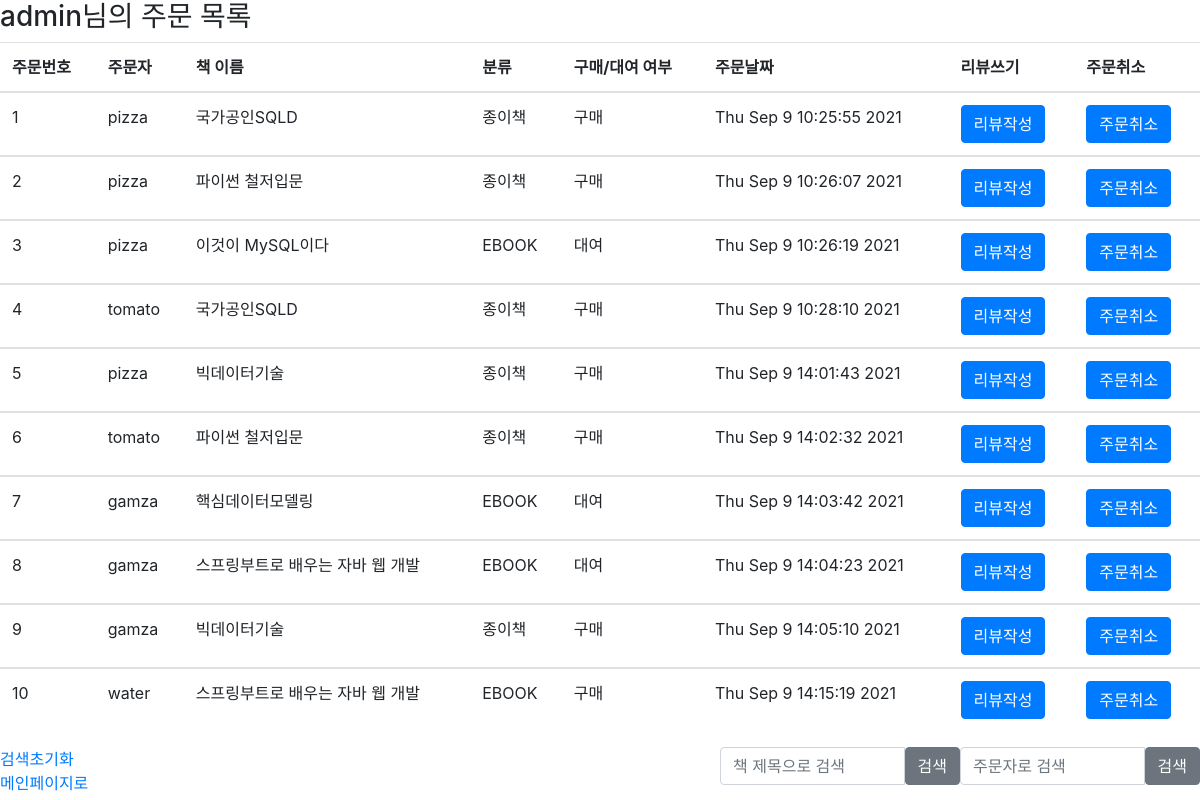
/order/list (signed in), run on the app's committed database.
### models/mem_model.py (models this page shows)
class Order(db.Model):
    order_no = db.Column(db.Integer, primary_key=True)
    orderer = db.Column(db.String(20), db.ForeignKey('member.id', ondelete='CASCADE'))
    book_title = db.Column(db.String(20), nullable=False)
    book_type = db.Column(db.String(20), nullable=False)
    buy_rental = db.Column(db.String(20), nullable=False)
    date = db.Column(db.DateTime(), nullable=False)
    expire = db.Column(db.DateTime())
    member = db.relationship('Member', backref=db.backref('order_set'))

### routes/ord_route.py (the view)
@bp.route('/list')
def list():
    olist = service.getAll()
    return render_template('order/list.html', olist = olist)

### models/mem_model.py (called while the page is built)
    def getAll(self):
        return Order.query.order_by(Order.order_no.asc())

### templates/order/list.html (shortened to what this page needs)
<!DOCTYPE html>
<html lang="en">
<head>
    <link href="{{ url_for('static', filename='bootstrap.min.css') }}" rel="stylesheet">
</head>
<body>
<h3>{{session.login_id}}님의 주문 목록</h3>
<table class="table" id="list-table">
    <thead>
        <tr>
            <th scope="col">주문번호</th>
            <th scope="col">주문자</th>
            <th scope="col">책 이름</th>
            <th scope="col">분류</th>
            <th scope="col">구매/대여 여부</th>
            <th scope="col">주문날짜</th>
            <th scope="col">리뷰쓰기</th>
            <th scope="col">주문취소</th>
        </tr>
    </thead>
    {% for o in olist %}
    <tbody>
        <tr>
            <td>{{o.order_no}}</td>
            <td>{{o.orderer}}</td>
            <td>{{o.book_title}}</td>
            <td>{{o.book_type}}</td>
            <td>{{o.buy_rental}}</td>
            <td>{{o.date.strftime("%c")}}</td>
            <td><input type="button" value="리뷰작성" class="btn-primary btn"></td>
            <td><input type="button" value="주문취소" class="btn-primary btn"></td>
        </tr>
    {% endfor %}
    </tbody>
</table>
<form name="f">
    <div class="input-group">
        <input type="text" class="form-control" name="orderer" placeholder="주문자로 검색" >
        <span class="input-group-btn">
            <button class="btn btn-secondary" type="button" onclick="a()">검색</button>
        </span>
    </div>
    <div class="input-group">
        <input type="text" class="form-control" name="book_title" placeholder="책 제목으로 검색">
        <span class="input-group-btn">
            <button class="btn btn-secondary" type="button" onclick="b()">검색</button>
        </span>
    </div>
</form>
<a href="/order/myOrder">검색초기화</a><br>
<a href="/">메인페이지로</a>
</body>
</html>

### templates/order/list.html (style rules this page uses)
div.input-group { width: 20%; float: right; }

### data on the page
Order: order_no "1", orderer "pizza", book_title "국가공인SQLD", book_type "종이책", buy_rental "구매", date "Thu Sep 9 10:25:55 2021"
Order: order_no "2", orderer "pizza", book_title "파이썬 철저입문", book_type "종이책", buy_rental "구매", date "Thu Sep 9 10:26:07 2021"
Order: order_no "3", orderer "pizza", book_title "이것이 MySQL이다", book_type "EBOOK", buy_rental "대여", date "Thu Sep 9 10:26:19 2021"
Order: order_no "4", orderer "tomato", book_title "국가공인SQLD", book_type "종이책", buy_rental "구매", date "Thu Sep 9 10:28:10 2021"
Order: order_no "5", orderer "pizza", book_title "빅데이터기술", book_type "종이책", buy_rental "구매", date "Thu Sep 9 14:01:43 2021"
Order: order_no "6", orderer "tomato", book_title "파이썬 철저입문", book_type "종이책", buy_rental "구매", date "Thu Sep 9 14:02:32 2021"
Order: order_no "7", orderer "gamza", book_title "핵심데이터모델링", book_type "EBOOK", buy_rental "대여", date "Thu Sep 9 14:03:42 2021"
Order: order_no "8", orderer "gamza", book_title "스프링부트로 배우는 자바 웹 개발", book_type "EBOOK", buy_rental "대여", date "Thu Sep 9 14:04:23 2021"
Order: order_no "9", orderer "gamza", book_title "빅데이터기술", book_type "종이책", buy_rental "구매", date "Thu Sep 9 14:05:10 2021"
Order: order_no "10", orderer "water", book_title "스프링부트로 배우는 자바 웹 개발", book_type "EBOOK", buy_rental "구매", date "Thu Sep 9 14:15:19 2021"

### other printed values
{{ session.login_id }} "admin"
